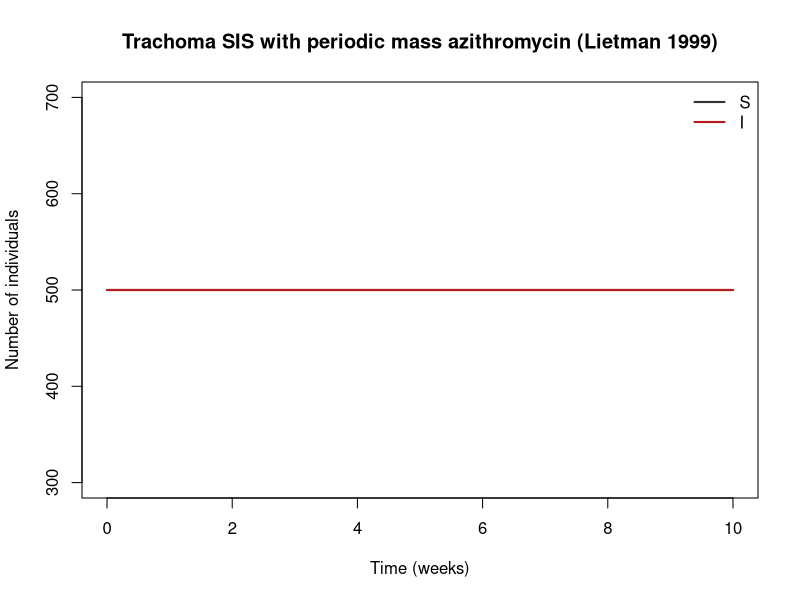

This figure's R source:
## Trachoma SIS with periodic mass azithromycin (Lietman 1999)
## Ocular Chlamydia trachomatis.
## Parameter values: 0 of 7 checked against the source; the rest are recalled or illustrative.
## Reference: Lietman T, Porco T, Dawson C, Blower S. Global elimination of trachoma: how frequently should we administer mass chemotherapy? Nat Med 1999;5(5):572–576
## Source: https://doi.org/10.1038/8451
##
## Generated from a compartmental model diagram (model format v1).
## Regenerating from the same diagram always gives this exact file.
##
## Compartments: S, I
## Flows (time unit: weeks):
##   S -> I  : b_tr * I / N * S
##   I -> S  : (1 / dur_tr + mda_rate) * I

library(deSolve)

# ---- Time ------------------------------------------------------------
times <- seq(0, 10, by = 0.01)  # weeks

# ---- Parameters ------------------------------------------------------
parameters <- c(
  dur_tr = 26,    # mean duration of infection in children [I] (week)
  R0_tr = 2,      # gives about 50% endemic prevalence (1 − 1/R0) [I]
  cover_m = 0.8,  # MDA coverage [I]
  eff_m = 0.95,   # azithromycin efficacy [M]
  int_m = 52,     # treatment interval: 52 annual, 26 biannual [V that these intervals were compared] (week)
  t_start = 52,   # first MDA round [I] (week)
  win_m = 1       # length of the treatment pulse [I] (week)
)

# ---- Initial conditions ----------------------------------------------
state <- c(
  S = 500,  # uninfected
  I = 500   # infected with ocular chlamydia
)

# ---- Model equations -------------------------------------------------
trachoma_sis_mda_model <- function(t, state, parameters) {
  with(as.list(c(state, parameters)), {
    # Total population
    N <- S + I

    # Derived quantities
    b_tr <- R0_tr / dur_tr
    mda_on <- ifelse(t >= t_start & (t - t_start - int_m * floor((t - t_start) / int_m)) < win_m, 1, 0)
    mda_rate <- mda_on * (-log(1 - cover_m * eff_m) / win_m)  # a pulse giving the cover×eff kill in each round

    # Rates of change
    dS <- -b_tr * I / N * S + (1 / dur_tr + mda_rate) * I
    dI <- b_tr * I / N * S - (1 / dur_tr + mda_rate) * I

    list(c(dS, dI))
  })
}

# ---- Solve -----------------------------------------------------------
out <- ode(y = state, times = times, func = trachoma_sis_mda_model, parms = parameters, hmax = 0.01)
out <- as.data.frame(out)

# ---- Plot ------------------------------------------------------------
compartment_cols <- c(S = "#333333", I = "#B71C1C")
matplot(out$time, out[, names(compartment_cols)], type = "l", lty = 1, lwd = 2,
        col = compartment_cols, xlab = "Time (weeks)", ylab = "Number of individuals",
        main = "Trachoma SIS with periodic mass azithromycin (Lietman 1999)")
legend("topright", legend = names(compartment_cols), col = compartment_cols,
       lty = 1, lwd = 2, bty = "n")
